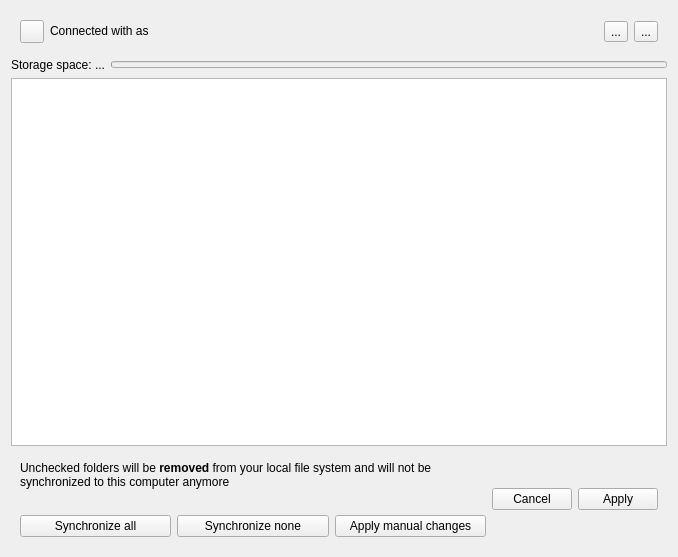
<?xml version="1.0" encoding="UTF-8"?>
<ui version="4.0">
 <class>OCC::AccountSettings</class>
 <widget class="QWidget" name="OCC::AccountSettings">
  <property name="geometry">
   <rect>
    <x>0</x>
    <y>0</y>
    <width>678</width>
    <height>557</height>
   </rect>
  </property>
  <property name="windowTitle">
   <string>Form</string>
  </property>
  <layout class="QGridLayout" name="gridLayout">
   <item row="0" column="0">
    <widget class="QWidget" name="accountStatus" native="true">
     <layout class="QGridLayout" name="gridLayout_2">
      <item row="0" column="0">
       <widget class="SslButton" name="sslButton">
        <property name="sizePolicy">
         <sizepolicy hsizetype="Maximum" vsizetype="Fixed">
          <horstretch>0</horstretch>
          <verstretch>0</verstretch>
         </sizepolicy>
        </property>
        <property name="text">
         <string/>
        </property>
       </widget>
      </item>
      <item row="0" column="3">
       <widget class="QToolButton" name="_deleteButton">
        <property name="text">
         <string>...</string>
        </property>
       </widget>
      </item>
      <item row="0" column="2">
       <widget class="QToolButton" name="_disconnectButton">
        <property name="text">
         <string>...</string>
        </property>
       </widget>
      </item>
      <item row="0" column="1">
       <widget class="QLabel" name="connectLabel">
        <property name="sizePolicy">
         <sizepolicy hsizetype="MinimumExpanding" vsizetype="Preferred">
          <horstretch>0</horstretch>
          <verstretch>0</verstretch>
         </sizepolicy>
        </property>
        <property name="text">
         <string>Connected with &lt;server&gt; as &lt;user&gt;</string>
        </property>
        <property name="textFormat">
         <enum>Qt::RichText</enum>
        </property>
        <property name="wordWrap">
         <bool>true</bool>
        </property>
        <property name="openExternalLinks">
         <bool>true</bool>
        </property>
       </widget>
      </item>
     </layout>
    </widget>
   </item>
   <item row="1" column="0">
    <layout class="QHBoxLayout" name="storageGroupBox">
     <item>
      <widget class="QLabel" name="quotaInfoLabel">
       <property name="sizePolicy">
        <sizepolicy hsizetype="Minimum" vsizetype="Fixed">
         <horstretch>0</horstretch>
         <verstretch>0</verstretch>
        </sizepolicy>
       </property>
       <property name="toolTip">
        <string/>
       </property>
       <property name="text">
        <string>Storage space: ...</string>
       </property>
       <property name="textFormat">
        <enum>Qt::PlainText</enum>
       </property>
       <property name="wordWrap">
        <bool>false</bool>
       </property>
      </widget>
     </item>
     <item>
      <widget class="QProgressBar" name="quotaProgressBar">
       <property name="enabled">
        <bool>false</bool>
       </property>
       <property name="sizePolicy">
        <sizepolicy hsizetype="MinimumExpanding" vsizetype="Fixed">
         <horstretch>0</horstretch>
         <verstretch>0</verstretch>
        </sizepolicy>
       </property>
       <property name="maximumSize">
        <size>
         <width>16777215</width>
         <height>7</height>
        </size>
       </property>
       <property name="maximum">
        <number>100</number>
       </property>
       <property name="value">
        <number>-1</number>
       </property>
       <property name="textVisible">
        <bool>false</bool>
       </property>
      </widget>
     </item>
    </layout>
   </item>
   <item row="2" column="0">
    <widget class="QTreeView" name="_folderList">
     <property name="sizePolicy">
      <sizepolicy hsizetype="MinimumExpanding" vsizetype="Expanding">
       <horstretch>0</horstretch>
       <verstretch>5</verstretch>
      </sizepolicy>
     </property>
     <property name="contextMenuPolicy">
      <enum>Qt::CustomContextMenu</enum>
     </property>
     <property name="editTriggers">
      <set>QAbstractItemView::NoEditTriggers</set>
     </property>
     <property name="animated">
      <bool>true</bool>
     </property>
    </widget>
   </item>
   <item row="3" column="0">
    <widget class="QWidget" name="selectiveSyncStatus" native="true">
     <layout class="QHBoxLayout" name="horizontalLayout_3">
      <item>
       <layout class="QVBoxLayout" name="verticalLayout_3">
        <item>
         <widget class="QLabel" name="selectiveSyncLabel">
          <property name="sizePolicy">
           <sizepolicy hsizetype="MinimumExpanding" vsizetype="Maximum">
            <horstretch>0</horstretch>
            <verstretch>0</verstretch>
           </sizepolicy>
          </property>
          <property name="text">
           <string>Unchecked folders will be &lt;b&gt;removed&lt;/b&gt; from your local file system and will not be synchronized to this computer anymore</string>
          </property>
          <property name="textFormat">
           <enum>Qt::RichText</enum>
          </property>
          <property name="wordWrap">
           <bool>true</bool>
          </property>
          <property name="openExternalLinks">
           <bool>true</bool>
          </property>
         </widget>
        </item>
        <item>
         <widget class="QWidget" name="bigFolderUi" native="true">
          <layout class="QVBoxLayout" name="verticalLayout">
           <property name="leftMargin">
            <number>0</number>
           </property>
           <property name="topMargin">
            <number>0</number>
           </property>
           <property name="rightMargin">
            <number>0</number>
           </property>
           <property name="bottomMargin">
            <number>0</number>
           </property>
           <item>
            <widget class="QLabel" name="selectiveSyncNotification">
             <property name="styleSheet">
              <string notr="true">color: red</string>
             </property>
             <property name="text">
              <string/>
             </property>
             <property name="wordWrap">
              <bool>true</bool>
             </property>
            </widget>
           </item>
           <item>
            <layout class="QHBoxLayout" name="horizontalLayout_2">
             <item>
              <widget class="QPushButton" name="bigFolderSyncAll">
               <property name="text">
                <string>Synchronize all</string>
               </property>
              </widget>
             </item>
             <item>
              <widget class="QPushButton" name="bigFolderSyncNone">
               <property name="text">
                <string>Synchronize none</string>
               </property>
              </widget>
             </item>
             <item>
              <widget class="QPushButton" name="bigFolderApply">
               <property name="text">
                <string>Apply manual changes</string>
               </property>
              </widget>
             </item>
            </layout>
           </item>
          </layout>
         </widget>
        </item>
       </layout>
      </item>
      <item>
       <widget class="QWidget" name="selectiveSyncButtons" native="true">
        <layout class="QHBoxLayout" name="horizontalLayout">
         <property name="leftMargin">
          <number>0</number>
         </property>
         <property name="topMargin">
          <number>0</number>
         </property>
         <property name="rightMargin">
          <number>0</number>
         </property>
         <property name="bottomMargin">
          <number>0</number>
         </property>
         <item>
          <widget class="QPushButton" name="selectiveSyncCancel">
           <property name="sizePolicy">
            <sizepolicy hsizetype="Minimum" vsizetype="Maximum">
             <horstretch>0</horstretch>
             <verstretch>0</verstretch>
            </sizepolicy>
           </property>
           <property name="text">
            <string>Cancel</string>
           </property>
          </widget>
         </item>
         <item>
          <widget class="QPushButton" name="selectiveSyncApply">
           <property name="sizePolicy">
            <sizepolicy hsizetype="Minimum" vsizetype="Maximum">
             <horstretch>0</horstretch>
             <verstretch>0</verstretch>
            </sizepolicy>
           </property>
           <property name="text">
            <string>Apply</string>
           </property>
          </widget>
         </item>
        </layout>
       </widget>
      </item>
     </layout>
    </widget>
   </item>
  </layout>
 </widget>
 <customwidgets>
  <customwidget>
   <class>SslButton</class>
   <extends>QToolButton</extends>
   <header>sslbutton.h</header>
  </customwidget>
 </customwidgets>
 <resources/>
 <connections/>
</ui>
